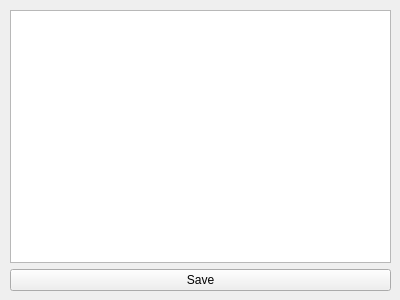
<?xml version="1.0" encoding="UTF-8"?>
<ui version="4.0">
 <class>DevelopWindowClass</class>
 <widget class="QWidget" name="DevelopWindowClass">
  <property name="geometry">
   <rect>
    <x>0</x>
    <y>0</y>
    <width>400</width>
    <height>300</height>
   </rect>
  </property>
  <property name="windowTitle">
   <string>DevelopWindow</string>
  </property>
  <widget class="QWidget" name="layoutWidget">
   <property name="geometry">
    <rect>
     <x>10</x>
     <y>10</y>
     <width>381</width>
     <height>281</height>
    </rect>
   </property>
   <layout class="QVBoxLayout" name="verticalLayout">
    <item>
     <widget class="QTextEdit" name="textEdit"/>
    </item>
    <item>
     <widget class="QPushButton" name="pushButtonSave">
      <property name="text">
       <string>Save</string>
      </property>
     </widget>
    </item>
   </layout>
  </widget>
 </widget>
 <resources/>
 <connections/>
</ui>
